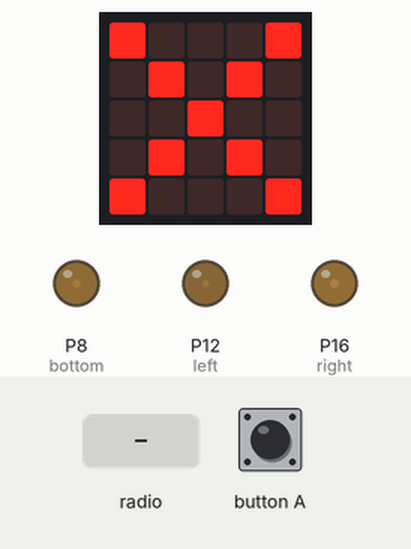
Recording of a program running on a simulated BBC micro:bit running MicroPython. Parts: the board's 5×5 LED display, output pins drawn as LEDs (lit = HIGH). The inputs (shaded band) are chosen by the test bench.

Above: at 1.6 s.
1.7 s: button A pressed for 0.15 s
At 2.2 s:
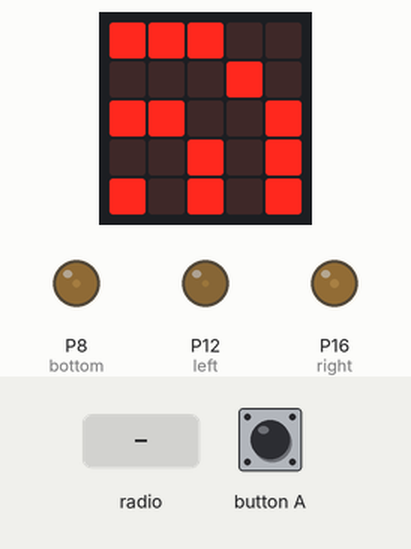
3.3 s: radio message "back" arrives
At 3.72 s:
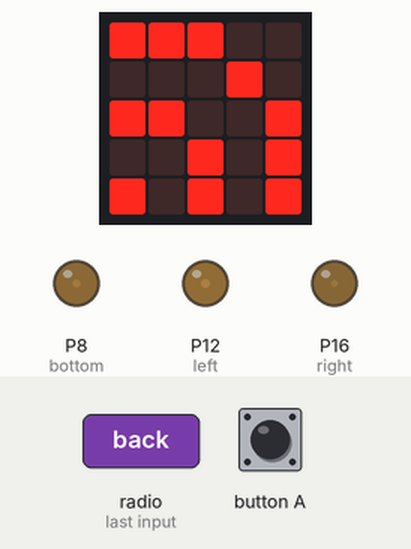
5.3 s: button A pressed for 1 s
At 6.1 s:
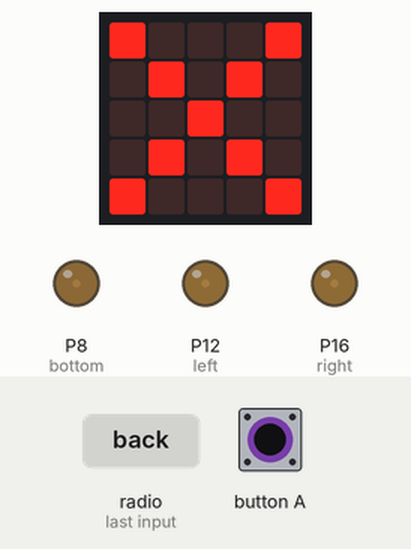
7.8 s: button A pressed for 3.2 s
At 9.2 s:
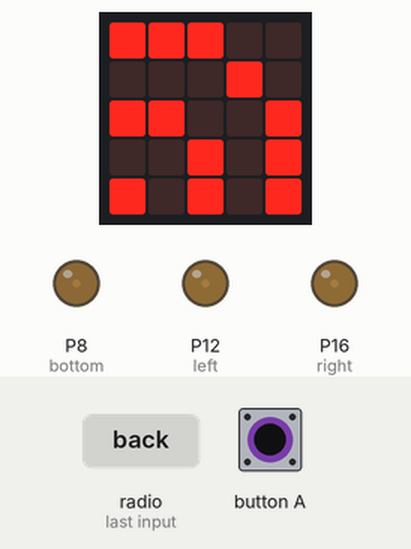
12.5 s: radio message "forward" arrives
At 12.75 s:
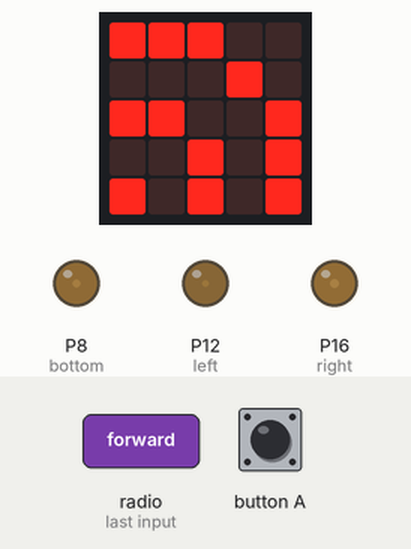
Timing chart, 0 to 15.5 s (numbered marks = the images above; inputs shaded):
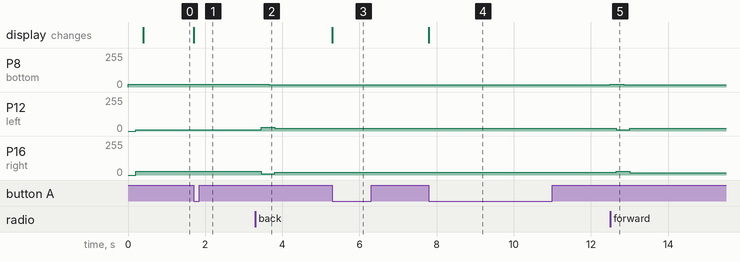

Measured:
- after the input at 1.7 s, the display: changes at once (image 1)
- after the input at 3.3 s, P8 (bottom): 22/255 → 16/255 after 0.35 s; P12 (left): 10/255 → 27/255 after 0.15 s, → 21/255 0.35 s later; P16 (right): 27/255 → 10/255 after 0.15 s, → 21/255 0.35 s later
- after the input at 5.3 s, the display: changes at once (image 3)
- after the input at 7.8 s, the display: changes at once (image 4)
- after the input at 12.5 s, P8 (bottom): 16/255 → 22/255 at once, → 16/255 0.35 s later; P12 (left): 21/255 → 10/255 after 0.15 s, → 21/255 0.35 s later; P16 (right): 21/255 → 27/255 after 0.15 s, → 16/255 0.35 s later

The program:

radio_dragger.py
```python
from microbit import *
import radio
import neopixel

np = neopixel.NeoPixel(pin0, 1)

radio.config(channel=50)

bottom = pin8
left = pin12
right = pin16

fwd = [110, 40] # right, left
bck = [65, 85] # right, left
retract = 65
extend = 90

def shuffle(direction):
    if direction == 1:
        f = [fwd[0], fwd[1]]
        b = [bck[0], bck[1]]
    else:
        f = [fwd[1], fwd[0]]
        b = [bck[1], bck[1]]
    bottom.write_analog(extend)
    sleep(150)
    right.write_analog(f[0])
    left.write_analog(f[1])
    sleep(200)
    bottom.write_analog(retract)
    sleep(150)
    right.write_analog(b[0])
    left.write_analog(b[1])
    sleep(200)

def turn(direction):
    bottom.write_analog(extend)
    sleep(150)
    if direction == 1: # left
        left.write_analog(bck[1])
        right.write_analog(fwd[0])
        sleep(200)
        bottom.write_analog(retract)
        sleep(150)
        left.write_analog(fwd[1])
        right.write_analog(bck[0])
    else:   # right
        left.write_analog(fwd[1])
        right.write_analog(bck[0])
        sleep(200)
        bottom.write_analog(retract)
        sleep(150)
        left.write_analog(bck[1])
        right.write_analog(fwd[0])
    sleep(200)

def neutral():
    bottom.write_analog(extend)
    sleep(200)
    right.write_analog(fwd[0])
    left.write_analog(fwd[1])
    sleep(200)

neutral()

listening = False
display.show(Image.NO)

def toggle_radio():
    global listening
    if listening:
        listening = False
        display.show(Image.NO)
        radio.off()
    else:
        listening = True
        display.show(Image("99900:00090:99009:00909:90909"))
        radio.on()

while True:
    if button_a.was_pressed():
        toggle_radio()

    if listening:
        r = radio.receive()
        if not r:
            continue
        if r == "forward":
            shuffle(1)
        elif r == "back":
            shuffle(0)
        elif r == "elevate":
            neutral()
        elif r == "left":
            turn(1)
        elif r == "right":
            turn(0)
        elif r.startswith("flash "):
            colours = r.split(" ")
            try:
                r,g,b = map(int, colours[1:])
                np[0] = (r,g,b)
                #np[1] = (r,g,b)
                np.show()
                sleep(300)
                np.clear()
            except:
                continue
```
